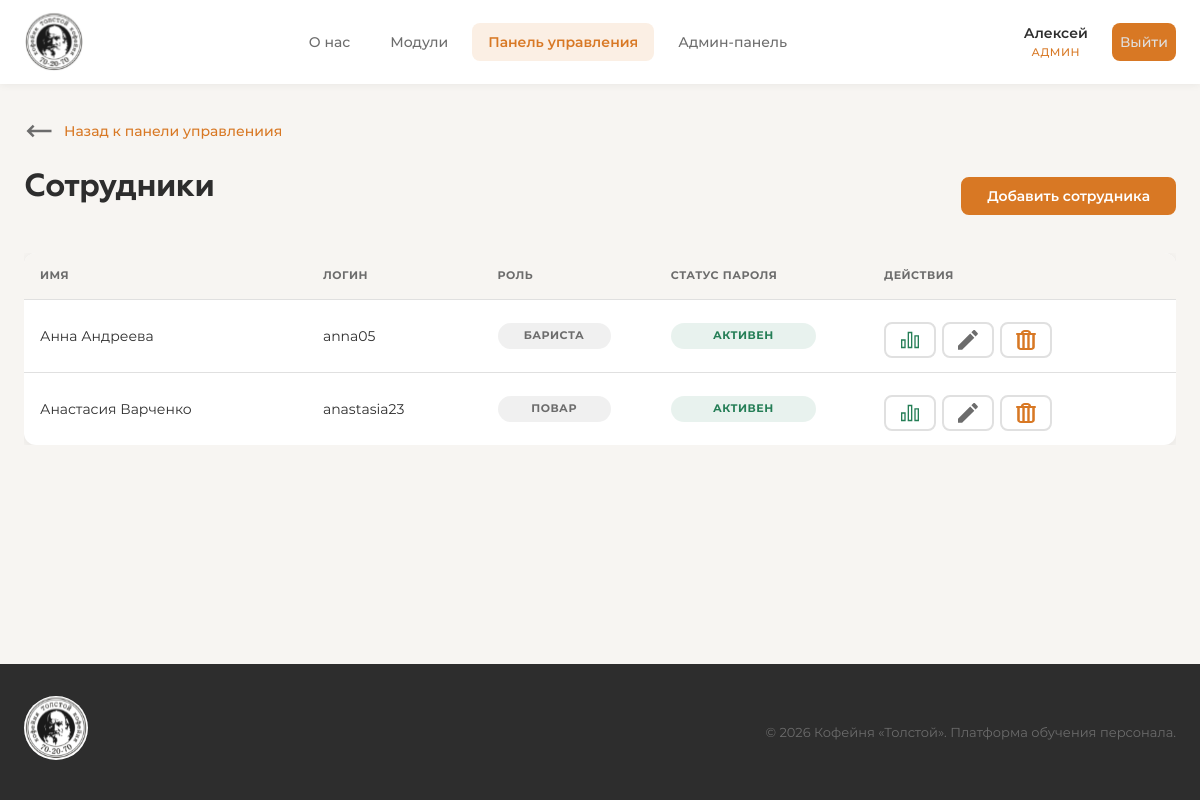
Screenshot of /dashboard/employees/ (signed in) with the database file from the repository.
### accounts/models.py (models this page shows, shortened)
class User(AbstractUser):
    ROLE_CHOICES = [
        ('trainee_barista', 'Стажёр-бариста'),
        ('barista', 'Бариста'),
        ('senior_barista', 'Старший бариста'),
        ('cook', 'Повар'),
        ('manager', 'Менеджер'),
        ('admin', 'Администратор'),
    ]
    role = models.CharField(
        max_length=20,
        choices=ROLE_CHOICES,
        default='trainee_barista',
        verbose_name='Роль'
    )
    must_change_password = models.BooleanField(
        default=True,
        verbose_name='Требуется смена пароля'
    )
    avatar = models.ImageField(
        upload_to='avatars/',
        blank=True,
        null=True,
        verbose_name='Аватар'
    )
    phone = models.CharField(
        max_length=20,
        blank=True,
        verbose_name='Телефон'
    )
    bio = models.TextField(
        blank=True,
        verbose_name='О себе'
    )
    date_hired = models.DateField(
        blank=True,
        null=True,
        verbose_name='Дата приёма на работу'
    )
    class Meta:
        verbose_name = 'Пользователь'
        verbose_name_plural = 'Пользователи'
    @property
    def is_admin(self):
        return self.role == 'admin' or self.is_superuser
    def get_role_display_short(self):
        role_map = {
            'trainee_barista': 'Стажёр',
            'barista': 'Бариста',
            'senior_barista': 'Ст. бариста',
            'cook': 'Повар',
            'manager': 'Менеджер',
            'admin': 'Админ',
        }
        return role_map.get(self.role, self.role)

### dashboard/views.py (the view)
    @login_required
    def wrapper(request, *args, **kwargs):
        if not request.user.is_admin:
            messages.error(request, 'Доступ запрещён.')
            return redirect('training:about')
        return view_func(request, *args, **kwargs)

### dashboard/views.py (called while the page is built)
def admin_required(view_func):
    @login_required
    def wrapper(request, *args, **kwargs):
        if not request.user.is_admin:
            messages.error(request, 'Доступ запрещён.')
            return redirect('training:about')
        return view_func(request, *args, **kwargs)
    wrapper.__name__ = view_func.__name__
    return wrapper

@admin_required
def employee_list(request):
    employees = User.objects.exclude(role='admin').exclude(
        is_superuser=True
    ).order_by('last_name')
    return render(request, 'dashboard/employee_list.html', {'employees': employees})

### dashboard/templates/dashboard/employee_list.html (shortened to what this page needs)
{% extends "base.html" %}
{% load static %}
{% block content %}
<div class="container">
    <div class="arrow-block">
        <a href="{% url 'dashboard:index' %}" class="back-link"><img src="{% static "images/arrow-left.svg" %}" class="icon-img">Назад к панели управлениия</a>
    </div>
    <div class="page-header">
        <h1 class="page-title">Сотрудники</h1>
        <a href="{% url 'dashboard:employee_create' %}" class="btn btn-primary">Добавить сотрудника</a>
    </div>
    <div class="table-responsive">
        <table class="data-table">
            <thead>
                <tr>
                    <th>Имя</th>
                    <th>Логин</th>
                    <th>Роль</th>
                    <th>Статус пароля</th>
                    <th>Действия</th>
                </tr>
            </thead>
            <tbody>
                {% for emp in employees %}
                <tr>
                    <td>{{ emp.get_full_name|default:emp.username }}</td>
                    <td>{{ emp.username }}</td>
                    <td><span class="role-badge">{{ emp.get_role_display }}</span></td>
                    <td>
                        {% if emp.must_change_password %}
                        <span class="status-badge pending">Временный</span>
                        {% else %}
                        <span class="status-badge active">Активен</span>
                        {% endif %}
                    </td>
                    <td class="actions-cell">
                        <a href="{% url 'dashboard:employee_detail' emp.id %}" class="btn btn-outline btn-sm"><img src="{% static "images/statistics.svg" %}" class="icon-actions-img"></a>
                        <a href="{% url 'dashboard:employee_edit' emp.id %}" class="btn btn-outline btn-sm"><img src="{% static "images/pencil.svg" %}" class="icon-actions-img"></a>
                        <a href="{% url 'dashboard:employee_delete' emp.id %}" class="btn btn-outline btn-sm"><img src="{% static "images/trash.svg" %}" class="icon-actions-img"></a>
                    </td>
                </tr>
                {% empty %}
                <tr><td colspan="5" class="empty-text">Сотрудников нет</td></tr>
                {% endfor %}
            </tbody>
        </table>
    </div>
</div>
{% endblock %}

### templates/base.html (shortened to what this page needs)
{% load static %}
<!DOCTYPE html>
<html lang="ru">
<head>
    <link rel="stylesheet" href="{% static 'css/style.css' %}">
</head>
<body>
    {% if user.is_authenticated and not user.must_change_password or user.is_admin %}
    <nav class="navbar">
        <div class="nav-container">
            <a href="{% url 'training:about' %}" class="nav-logo">
                <img src="{% static "images/logo.svg" %}" class="logo-img">
            </a>
            <div class="nav-links" id="nav-links">
                <a href="{% url 'training:about' %}" class="nav-link {% if request.resolver_match.url_name == 'about' %}active{% endif %}">
                    О нас
                </a>
                <a href="{% url 'training:modules' %}" class="nav-link {% if 'modules' in request.path or 'lessons' in request.path %}active{% endif %}">
                    Модули
                </a>
                {% if user.is_admin %}
                <a href="{% url 'dashboard:index' %}" class="nav-link {% if 'dashboard' in request.path %}active{% endif %}">
                    Панель управления
                </a>
                <a href="{% url 'admin:index' %}" class="nav-link {% if 'django-admin' in request.path %}active{% endif %}">
                    Админ-панель
                </a>
                {% endif %}
            </div>
            <div class="nav-user" id="nav-user">
                <a href="{% url 'accounts:profile' %}" class="user-btn">
                    <span class="user-name">{{ user.first_name|default:user.username }}</span>
                    <span class="user-role">{{ user.get_role_display_short }}</span>
                </a>
                <a href="{% url 'accounts:logout' %}" class="logout-btn" title="Выйти">
                    Выйти
                </a>
            </div>
        </div>
    </nav>
    {% endif %}
    <main class="main-content">
        {% block content %}{% endblock %}
    </main>
    {% if user.is_authenticated and not user.must_change_password or user.is_admin %}
    <footer class="footer">
        <div class="footer-container">
            <div class="footer-brand">
                <img src="{% static "images/logo.svg" %}" class="logo-img-footer">
            </div>
            <p class="footer-text">© 2026 Кофейня «Толстой». Платформа обучения персонала.</p>
        </div>
    </footer>
    {% endif %}
</body>
</html>

### rows the page displays
User: first_name "Алексей", get_role_display_short "АДМИН"
User: get_full_name "Анна Андреева", username "anna05", role "БАРИСТА", must_change_password "АКТИВЕН"
User: get_full_name "Анастасия Варченко", username "anastasia23", role "ПОВАР", must_change_password "АКТИВЕН"
